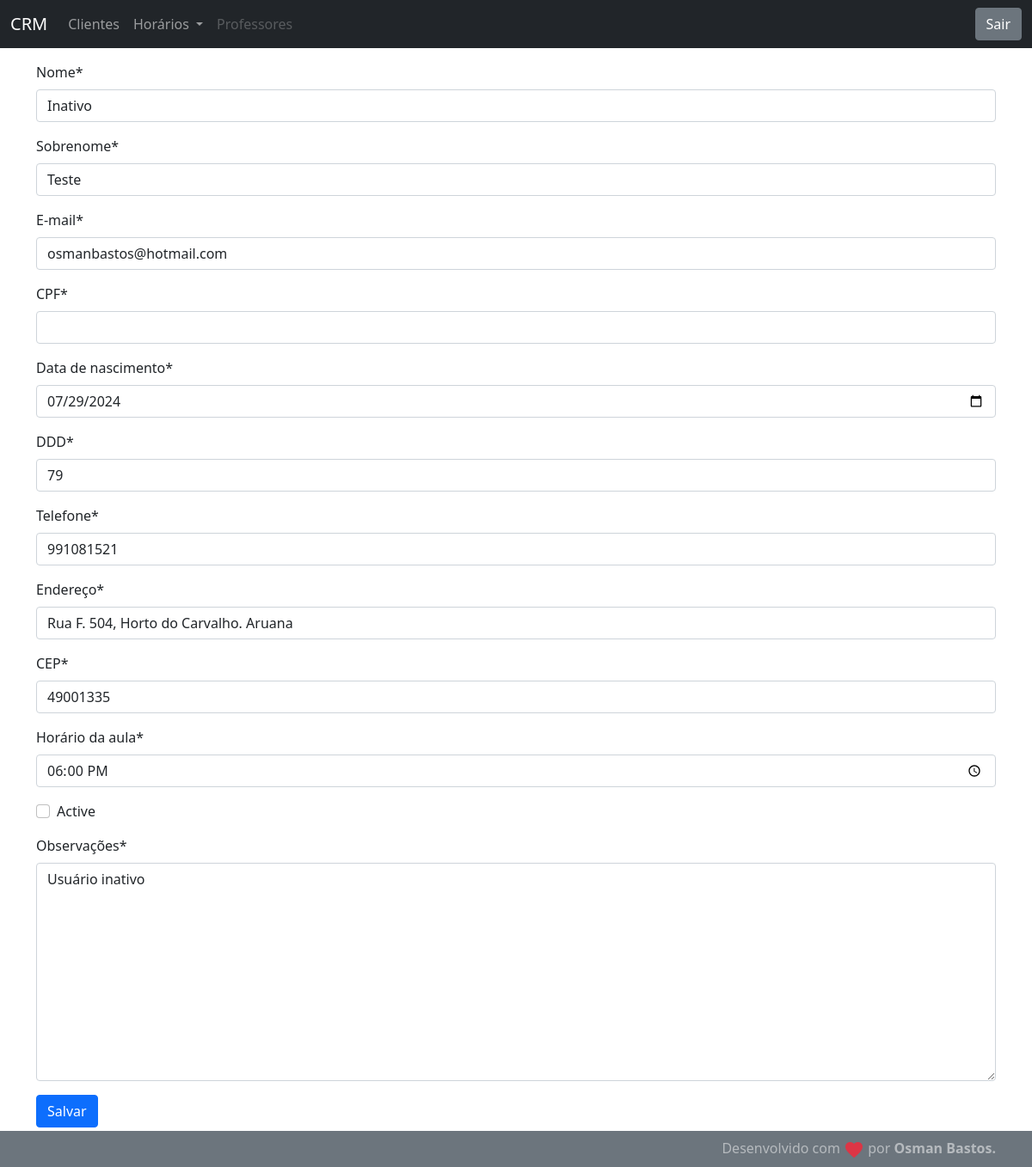
The page /customer/5/ on the database its author committed.
### customer/models.py (models this page shows, shortened)
class Customer(models.Model):
    first_name = models.CharField(max_length=30)
    last_name = models.CharField(max_length=50)
    email = models.EmailField(max_length=254)
    birth_date = models.DateField()
    cpf_field = models.CharField(max_length=11, unique=True, blank=True, null=True)
    area_code = models.CharField(max_length=2)
    phone = models.CharField(max_length=9)
    address = models.CharField(max_length=100)
    address_number = models.CharField(max_length=10)
    created_date = models.DateTimeField(auto_now_add=True)
    update_date = models.DateTimeField(auto_now=True)
    class_time = models.CharField(max_length=8, default='00:00')
    active = models.BooleanField(default=True)
    evolution_field = models.CharField(max_length=500, blank=True, null=True)
    evolution_updated = models.DateTimeField(blank=True, null=True, auto_now=True)
    class Meta:
        db_table = 'customer'

### customer/views.py (the view, shortened to what this page needs)
# urls.py: path("<int:id>/", CustomerUpdateView.as_view(), name='customer-update'),
class CustomerUpdateView(UpdateView):
    template_name = "customer/customer.html"
    form_class = CustomerForm
    model = Customer
    def get_object(self):
        id = self.kwargs.get("id")
        return get_object_or_404(Customer, id=id)

### customer/templates/customer/customer.html (shortened to what this page needs)
{% extends "model-page.html"%}
{% load crispy_forms_tags %}
{% block content %}
    <form method="post" action="">{% csrf_token %}
        {{ form|crispy }}
        <button type="submit" class="btn btn-primary">Salvar</button>
    </form>
{% endblock %}

### core/templates/model-page.html (style rules this page uses)
html, body { height: 100%; }

### rows shown on the page
Customer: first_name "Inativo", last_name "Teste", email "osmanbastos@hotmail.com", birth_date "07/29/2024", area_code "79", phone "991081521", address "Rua F. 504, Horto do Carvalho. Aruana", address_number "49001335", class_time "18:00:00", evolution_field "Usuário inativo"
